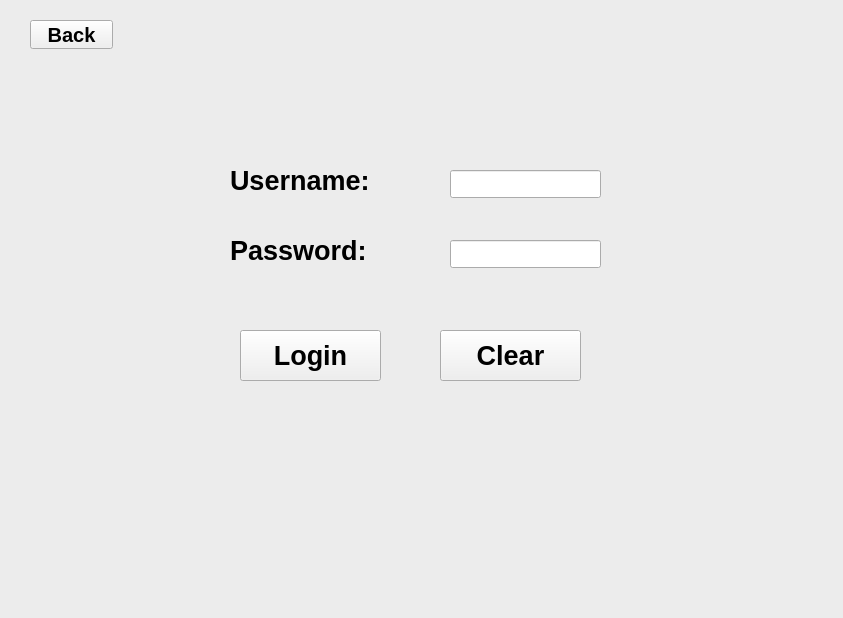
<?xml version="1.0" encoding="UTF-8"?>
<ui version="4.0">
 <class>login</class>
 <widget class="QWidget" name="login">
  <property name="geometry">
   <rect>
    <x>0</x>
    <y>0</y>
    <width>843</width>
    <height>618</height>
   </rect>
  </property>
  <property name="windowTitle">
   <string>BitExchange - Login</string>
  </property>
  <widget class="QGroupBox" name="groupBox">
   <property name="geometry">
    <rect>
     <x>-10</x>
     <y>-10</y>
     <width>881</width>
     <height>651</height>
    </rect>
   </property>
   <property name="title">
    <string/>
   </property>
   <widget class="QLabel" name="label">
    <property name="geometry">
     <rect>
      <x>240</x>
      <y>170</y>
      <width>171</width>
      <height>41</height>
     </rect>
    </property>
    <property name="font">
     <font>
      <pointsize>20</pointsize>
      <bold>true</bold>
     </font>
    </property>
    <property name="text">
     <string>Username:</string>
    </property>
   </widget>
   <widget class="QLabel" name="label_2">
    <property name="geometry">
     <rect>
      <x>240</x>
      <y>240</y>
      <width>161</width>
      <height>41</height>
     </rect>
    </property>
    <property name="font">
     <font>
      <pointsize>20</pointsize>
      <bold>true</bold>
     </font>
    </property>
    <property name="text">
     <string>Password:</string>
    </property>
   </widget>
   <widget class="QLineEdit" name="txtUser">
    <property name="geometry">
     <rect>
      <x>460</x>
      <y>180</y>
      <width>151</width>
      <height>28</height>
     </rect>
    </property>
   </widget>
   <widget class="QLineEdit" name="txtPass">
    <property name="geometry">
     <rect>
      <x>460</x>
      <y>250</y>
      <width>151</width>
      <height>28</height>
     </rect>
    </property>
   </widget>
   <widget class="QPushButton" name="loginBtn">
    <property name="geometry">
     <rect>
      <x>250</x>
      <y>340</y>
      <width>141</width>
      <height>51</height>
     </rect>
    </property>
    <property name="font">
     <font>
      <pointsize>20</pointsize>
      <bold>true</bold>
     </font>
    </property>
    <property name="text">
     <string>Login</string>
    </property>
   </widget>
   <widget class="QPushButton" name="pushButton_2">
    <property name="geometry">
     <rect>
      <x>40</x>
      <y>30</y>
      <width>83</width>
      <height>29</height>
     </rect>
    </property>
    <property name="font">
     <font>
      <pointsize>15</pointsize>
      <bold>true</bold>
     </font>
    </property>
    <property name="text">
     <string>Back</string>
    </property>
   </widget>
   <widget class="QPushButton" name="pushButton_3">
    <property name="geometry">
     <rect>
      <x>450</x>
      <y>340</y>
      <width>141</width>
      <height>51</height>
     </rect>
    </property>
    <property name="font">
     <font>
      <pointsize>20</pointsize>
      <bold>true</bold>
     </font>
    </property>
    <property name="text">
     <string>Clear</string>
    </property>
   </widget>
  </widget>
 </widget>
 <resources/>
 <connections/>
</ui>
